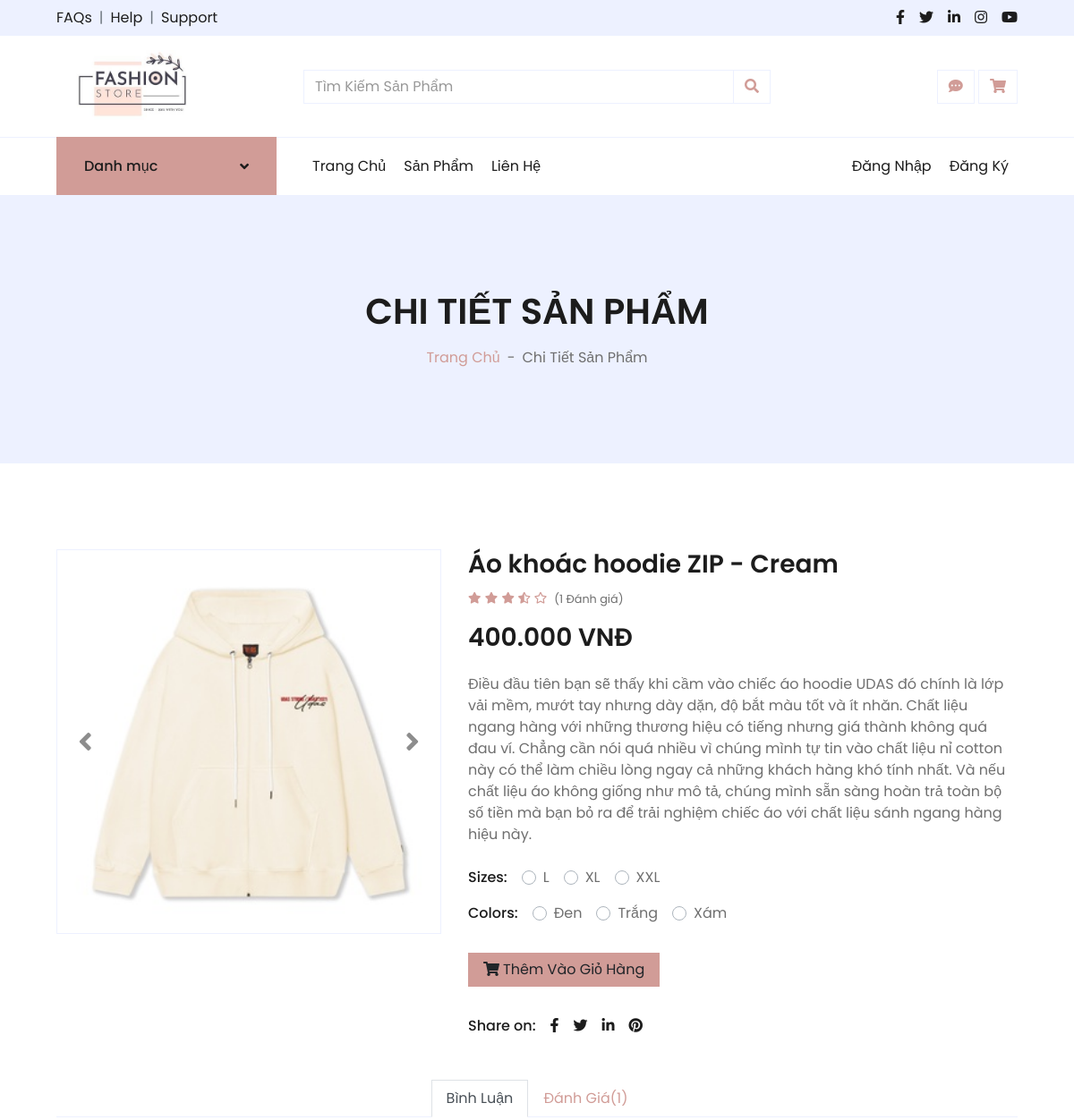
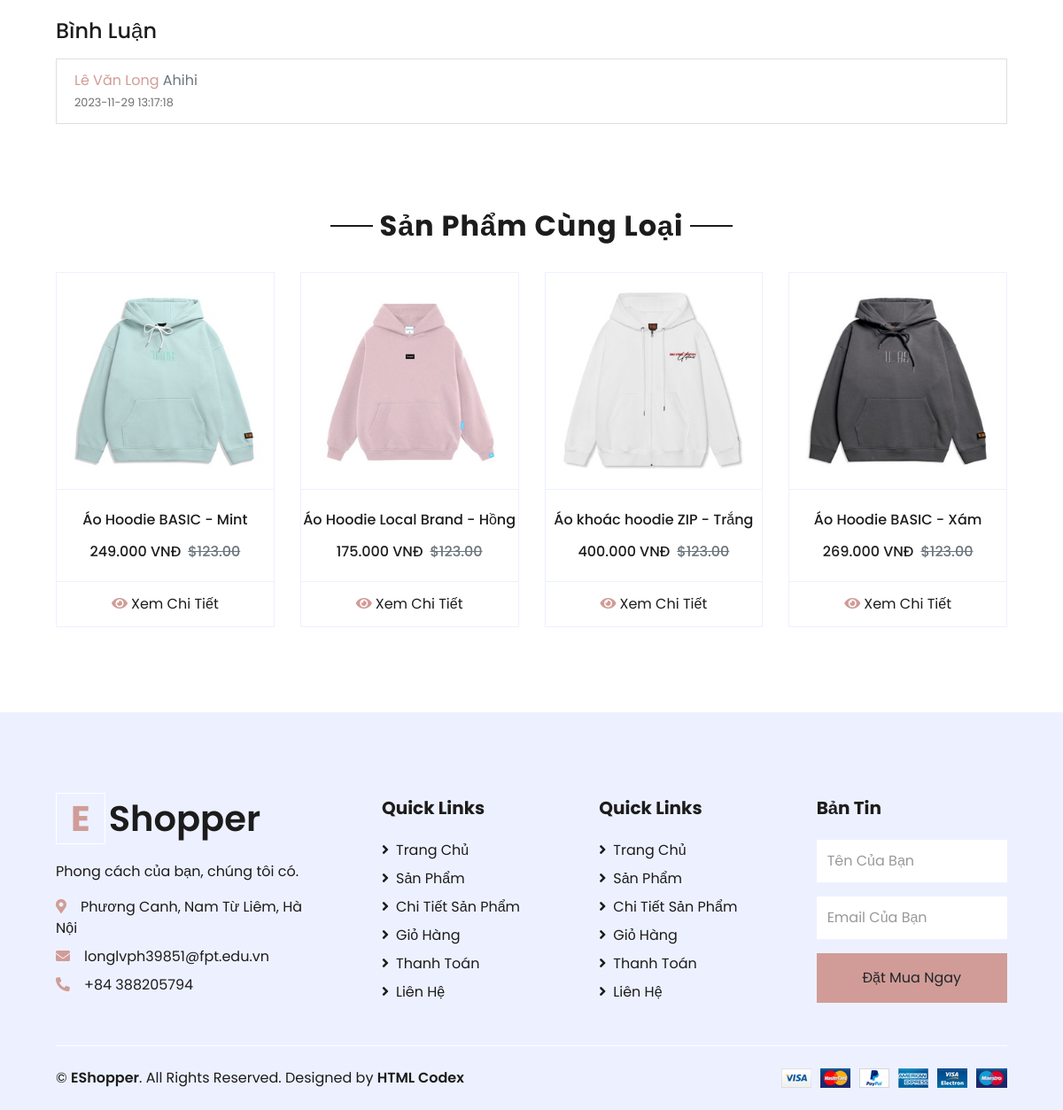
Page /index.php?act=sanphamct&idsp=1 on the committed database (2 pictures, top to bottom).
### tables this page shows
CREATE TABLE `product` (
  `id` int(11) NOT NULL,
  `name` varchar(255) NOT NULL,
  `des` text DEFAULT NULL,
  `price` decimal(10,2) NOT NULL,
  `quantity` int(11) NOT NULL,
  `img` varchar(255) NOT NULL,
  `ngaytao` datetime NOT NULL,
  `ngaycapnhat` datetime DEFAULT NULL,
  `luotxem` int(11) DEFAULT 0,
  `id_dm` int(11) NOT NULL,
  `id_user` int(11) NOT NULL
);

CREATE TABLE `product_variants` (
  `id` int(11) NOT NULL,
  `product_id` int(11) NOT NULL,
  `size_id` int(11) NOT NULL,
  `color_id` int(11) NOT NULL,
  `quantity` int(11) NOT NULL,
  `ngaytao` datetime NOT NULL,
  `price` decimal(10,2) NOT NULL
);

CREATE TABLE `size` (
  `id` int(11) NOT NULL,
  `name` varchar(255) NOT NULL
);

CREATE TABLE `color` (
  `id` int(11) NOT NULL,
  `name` varchar(255) NOT NULL
);

CREATE TABLE `binhluan` (
  `id` int(11) NOT NULL,
  `id_user` int(11) NOT NULL,
  `id_product` int(11) NOT NULL,
  `noidung` text NOT NULL,
  `ngaydang` datetime NOT NULL,
  `ngaysua` datetime DEFAULT NULL
);

CREATE TABLE `taikhoan` (
  `id` int(11) NOT NULL,
  `user` varchar(255) NOT NULL,
  `pass` varchar(255) NOT NULL,
  `email` varchar(255) NOT NULL,
  `hoten` varchar(255) NOT NULL,
  `phone` varchar(20) NOT NULL,
  `ngaytao` datetime NOT NULL,
  `vaitro` varchar(20) NOT NULL,
  `avatar` varchar(255) DEFAULT NULL
);

### model/function.php (called while the page is built, shortened)
<?php
function getdata($a){
    $conn=connectdb();
    $sql= $conn->prepare($a);
    $sql->execute();
    $sql->setFetchMode(PDO::FETCH_ASSOC);
    $kq=$sql->fetchAll();
    return $kq;
 }
?>

### model/sanpham.php (called while the page is built, shortened)
<?php
function loadall_sanpham_top8() {
    $a = "SELECT * FROM `product` ORDER BY `luotxem` DESC LIMIT 0,8";
    $listsanpham=getdata($a);
    return $listsanpham;
}
function loadone_sanpham($id) {
    $sp=getdata("SELECT * FROM `product` WHERE `id`=".$id);
    return $sp;
}
function load_sanphamcungloai($id,$iddm) {
    $listsanpham=getdata("SELECT * FROM `product` WHERE `id_dm`=".$iddm." AND `id` <> ".$id." ORDER BY `id` DESC");
    return $listsanpham;
}
?>

### model/danhgia.php (called while the page is built, shortened)
<?php
function countdh( $id ){
    $sql= "SELECT COUNT(id_product) as sldg FROM danhgia WHERE id_product=$id";
    return getdata($sql);
}

### model/varians.php (called while the page is built, shortened)
<?php
function showpbbyid($id){
  $sql="SELECT
  product.id AS product_id,
  product.name AS product_name,
  product.img AS product_img,
  product_variants.product_id AS product_variant_product_id,
  size.name AS size_name,
  color.name AS color_name,
  product_variants.quantity AS product_variant_quantity,
  product_variants.id AS id
FROM product product
JOIN product_variants product_variants ON product.id = product_variants.product_id
JOIN size size ON product_variants.size_id = size.id
JOIN color color ON product_variants.color_id = color.id WHERE  product.id=$id; ";
 return getdata($sql);
}

### model/binhluan.php (called while the page is built, shortened)
<?php
function showblbysp($id_product){
    $sql= "SELECT `binhluan`.*, `taikhoan`.`hoten`, `product`.`name` AS `tensanpham`
    FROM `binhluan`
    INNER JOIN `taikhoan`
    ON `binhluan`.`id_user` = `taikhoan`.`id`
    INNER JOIN `product`
    ON `binhluan`.`id_product` = `product`.`id`
    WHERE id_product=$id_product;";
    return getdata($sql);
}
?>

### view/sanphamct.php (the view, shortened to what this page needs)
<div class="container-fluid bg-secondary mb-5">
    <div class="d-flex flex-column align-items-center justify-content-center" style="min-height: 300px">
        <h1 class="font-weight-semi-bold text-uppercase mb-3">Chi Tiết Sản Phẩm</h1>
        <div class="d-inline-flex">
            <p class="m-0"><a href="">Trang Chủ</a></p>
            <p class="m-0 px-2">-</p>
            <p class="m-0">Chi Tiết Sản Phẩm</p>
        </div>
    </div>
</div>
<div class="container-fluid py-5">
    <div class="row px-xl-5">
        <div class="col-lg-5 pb-5">
            <div id="product-carousel" class="carousel slide" data-ride="carousel">
                <div class="carousel-inner border">
                    <div class="carousel-item active">
                        <img class="w-100 h-100" src="adminduanmau/<?=$onesp[0]['img']?>" alt="Image">
                    </div>
                </div>
                <a class="carousel-control-prev" href="#product-carousel" data-slide="prev">
                    <i class="fa fa-2x fa-angle-left text-dark"></i>
                </a>
                <a class="carousel-control-next" href="#product-carousel" data-slide="next">
                    <i class="fa fa-2x fa-angle-right text-dark"></i>
                </a>
            </div>
        </div>
        <div class="col-lg-7 pb-5">
            <h3 class="font-weight-semi-bold"><?=$onesp[0]['name']?></h3>
            <div class="d-flex mb-3">
                <div class="text-primary mr-2">
                    <small class="fas fa-star"></small>
                    <small class="fas fa-star"></small>
                    <small class="fas fa-star"></small>
                    <small class="fas fa-star-half-alt"></small>
                    <small class="far fa-star"></small>
                </div>
                <small class="pt-1">(<?php
                                        $sldg = countdh($onesp[0]['id']);
                                        echo ($sldg[0]['sldg']);
                                        ?> Đánh giá)</small>
            </div>
            <?php  $integerValue = intval($onesp[0]['price']);?>
            <h3 class="font-weight-semi-bold mb-4"><?=$integerValue?>.000 VNĐ</h3>
            <p class="mb-4"><?=$onesp[0]['des']?></p>
            <form method="POST"
                <?php if(isset($_SESSION['user'])){echo'action="index.php?act=addsptocart"';}else{echo '';}?>>
                <div class="d-flex mb-3">
                    <p class="text-dark font-weight-medium mb-0 mr-3">Sizes:</p>
                    <?php
                $pv = showpbbyid($onesp[0]['id']);
                $temp = 1;
                $printedSizeNames = array();
                foreach ($pv as $key) :
                    if (!in_array($key['size_name'], $printedSizeNames)) {
                ?>
                    <div class="custom-control custom-radio custom-control-inline">
                        <label class="custom-control-label"
                            for="size-<?php echo $temp ?>"><?php echo $key['size_name'] ?></label>
                    </div>
                    <?php
                    $printedSizeNames[] = $key['size_name'];
                    $temp++;
                }
                endforeach ?>
                </div>
                <div class="d-flex mb-4">
                    <p class="text-dark font-weight-medium mb-0 mr-3">Colors:</p>
                    <?php
                $pv = showpbbyid($onesp[0]['id']);
                $temp = 1;
                $printedSizeNames = array();
                foreach ($pv as $key) :
                    if (!in_array($key['color_name'], $printedSizeNames)) {
                ?>
                    <div class="custom-control custom-radio custom-control-inline">
                        <label class="custom-control-label"
                            for="color-<?php echo $temp ?>"><?php echo $key['color_name'] ?></label>
                    </div>
                    <?php
                         $printedSizeNames[] = $key['color_name'];
                         $temp++;
                        }
                endforeach ?>
                </div>
                <div class="d-flex align-items-center mb-4 pt-2">
                    <?php if(isset($_SESSION['user'])){
                        echo ' <button type="submit" name="submit" class="btn btn-primary px-3"><i
                        class="fa fa-shopping-cart mr-1"></i>Thêm Vào Giỏ Hàng</button>';
                    }else{
                     ?>
                    <button type="submit" name="submit" onclick="return alert('Vui lòng đăng nhập để mua hàng')"
                        class="btn btn-primary px-3"><i class="fa fa-shopping-cart mr-1"></i>Thêm Vào Giỏ
                        Hàng</button>
                    <?php } ?>
                </div>
            </form>
            <div class="d-flex pt-2">
                <p class="text-dark font-weight-medium mb-0 mr-2">Share on:</p>
                <div class="d-inline-flex">
                    <a class="text-dark px-2" href="">
                        <i class="fab fa-facebook-f"></i>
                    </a>
                    <a class="text-dark px-2" href="">
                        <i class="fab fa-twitter"></i>
                    </a>
                    <a class="text-dark px-2" href="">
                        <i class="fab fa-linkedin-in"></i>
                    </a>
                    <a class="text-dark px-2" href="">
                        <i class="fab fa-pinterest"></i>
                    </a>
                </div>
            </div>
        </div>
    </div>
    <div class="row px-xl-5">
        <div class="col">
            <div class="nav nav-tabs justify-content-center border-secondary mb-4">
                <a class="nav-item nav-link active" data-toggle="tab" href="#tab-pane-2">Bình Luận</a>
                <a class="nav-item nav-link" data-toggle="tab" href="#tab-pane-3">Đánh Giá(<?php
                                                                                        $sldg = countdh($onesp[0]['id']);
                                                                                        echo ($sldg[0]['sldg']);
                                                                                        ?>)</a>
            </div>
            <div class="tab-content">
                <div class="tab-pane fade show active" id="tab-pane-2">
                    <h4 class="mb-3">Bình Luận</h4>
                    <div class="row">
                        <div class="container">
                            <ul class="list-group">
                                <?php
                            $id_product = $onesp[0]['id'];
                            foreach (showblbysp($id_product) as $key) :
                            ?>
                                <ul class="list-group">
                                    <li class="list-group-item">
                                        <span class="text-primary"><?php echo $key['hoten'] ?></span>
                                        <span class="text-muted"><?php echo $key['noidung'] ?></span>
                                        <br>
                                        <small class="text-gray"><?php echo $key['ngaydang'] ?></small>
                                    </li>
                                </ul>
                                <?php endforeach ?>
                            </ul>
                        </div>
                    </div>
                </div>
        </div>
    </div>
</div>
</div>
<div class="container-fluid py-5">
    <div class="text-center mb-4">
        <h2 class="section-title px-5"><span class="px-2">Sản Phẩm Cùng Loại</span></h2>
    </div>
    <div class="row px-xl-5">
        <div class="col">
            <div class="owl-carousel related-carousel">
                <?php
                 foreach($sp_cung_loai as $spcl){
                    extract($spcl);
                    $integerValue = intval($price);
                    $linksp="index.php?act=sanphamct&idsp=".$id;
                    echo ' <div class="card product-item border-0">
                    <div class="card-header product-img position-relative overflow-hidden bg-transparent border p-0">
                        <img class="img-fluid w-100" src="adminduanmau/'.$img.'" alt="">
                    </div>
                    <div class="card-body border-left border-right text-center p-0 pt-4 pb-3">
                        <h6 class="text-truncate mb-3">'.$name.'</h6>
                        <div class="d-flex justify-content-center">
                            <h6>'.$integerValue.'.000 VNĐ</h6><h6 class="text-muted ml-2"><del>$123.00</del></h6>
                        </div>
                    </div>
                    <div class="card-footer d-flex justify-content-between bg-light border">
                    <a href="'.$linksp.'" class="btn btn btn-block text-dark p-0">
                     <i class="fas fa-eye text-primary mr-1"></i>Xem Chi Tiết
                    </a>
                </div>
                </div>';
                 }
                ?>
            </div>
        </div>
    </div>
</div>

### rows in the picture
product: img (picture), name "Áo khoác hoodie ZIP - Cream", price "400", des "Điều đầu tiên bạn sẽ thấy khi cầm vào chiếc áo hoodie UDAS đó chính là lớp vải mềm, mướt tay nhưng dày dặn, độ bắt màu tốt và ít nhăn. Chất liệu ngang hàng với những thương hiệu có tiếng nhưng giá thành không quá đau ví. Chẳng cần nói quá nhiều vì chúng mình tự tin vào chất liệu nỉ cotton này có thể làm chiều lòng ngay cả những khách hàng khó tính nhất. Và nếu chất liệu áo không giống như mô tả, chúng mình sẵn sàng hoàn trả toàn bộ số tiền mà bạn bỏ ra để trải nghiệm chiếc áo với chất liệu sánh ngang hàng hiệu này."
product_variants: size.name "L", color.name "Đen"
product_variants: size.name "XL"
product_variants: size.name "XXL"
product_variants: color.name "Trắng"
product_variants: color.name "Xám"
binhluan: id_user.hoten "Lê Văn Long", noidung "Ahihi", ngaydang "2023-11-29 13:17:18"
product: img (picture), name "Áo Hoodie BASIC - Mint", price "249"
product: img (picture), name "Áo Hoodie Local Brand - Hồng", price "175"
product: img (picture), name "Áo khoác hoodie ZIP - Trắng", price "400"
product: img (picture), name "Áo Hoodie BASIC - Xám", price "269"

### other values in the picture
$sldg[0]['sldg'] "1"
